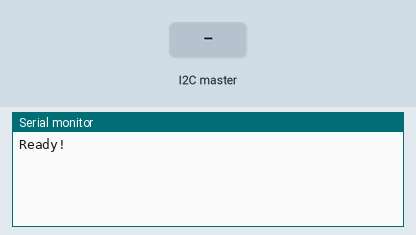
A sketch run on a simulated Arduino Uno, built with avr-gcc and run on an emulated ATmega328P. Shown: the last lines printed to the serial monitor. The inputs (shaded band) are chosen by the test bench.

Above: at 1.2 s.
1.3 s: the I2C master sends the byte 1
At 1.8 s:
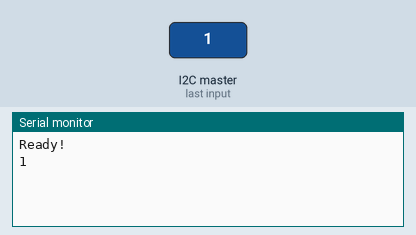
2.8 s: the I2C master sends the byte 0
At 4.2 s:
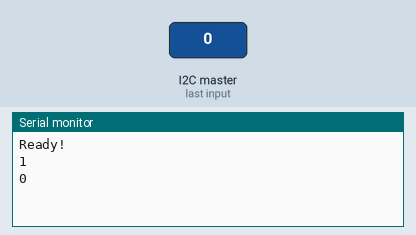

The sketch:

arduinolego.ino
```cpp
#include <Wire.h>

#define SLAVE_ADDRESS 0x04
void setup()
{
    Serial.begin(9600);         // start serial for output
    Wire.begin(SLAVE_ADDRESS);
    Wire.onReceive(receiveData);
    Wire.onRequest(sendData);
    Serial.println("Ready!");
}
int pin,st,val=0,flag=0,index=0;
char buf[8];
byte b[2];
void loop()
{
  if(flag==1)
  {
    flag=0;
    Serial.println(pin);
    val=analogRead(pin);
    b[0]=val/256;
    b[1]=val%256;
  }
}

void receiveData(int byteCount)
{
    while(Wire.available()>0)
    {
      pin=Wire.read();
      flag=1;
    }
}

// callback for sending data
void sendData()
{
  Wire.write(b,2);
}
```

Measured:
- after the input at 1.3 s, the serial monitor: prints a new line at once (image 1)
- after the input at 2.8 s, the serial monitor: prints a new line at once (image 2)
